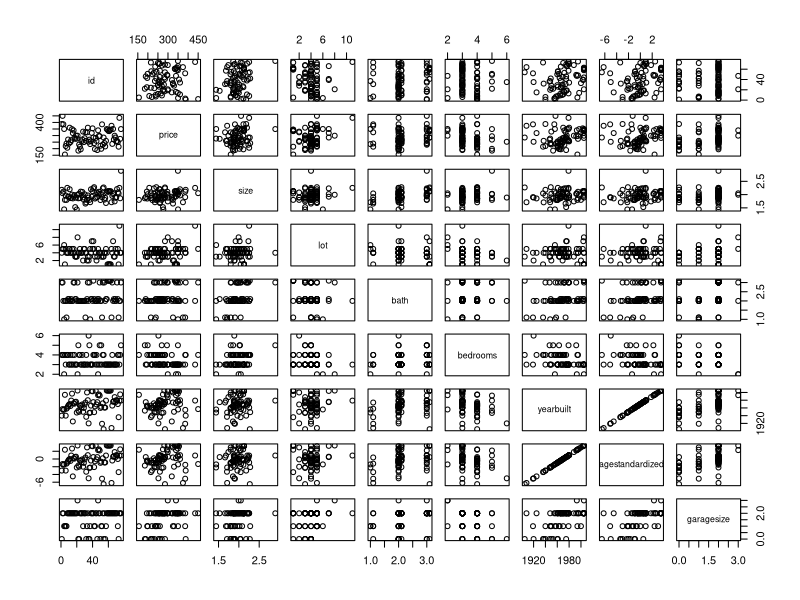
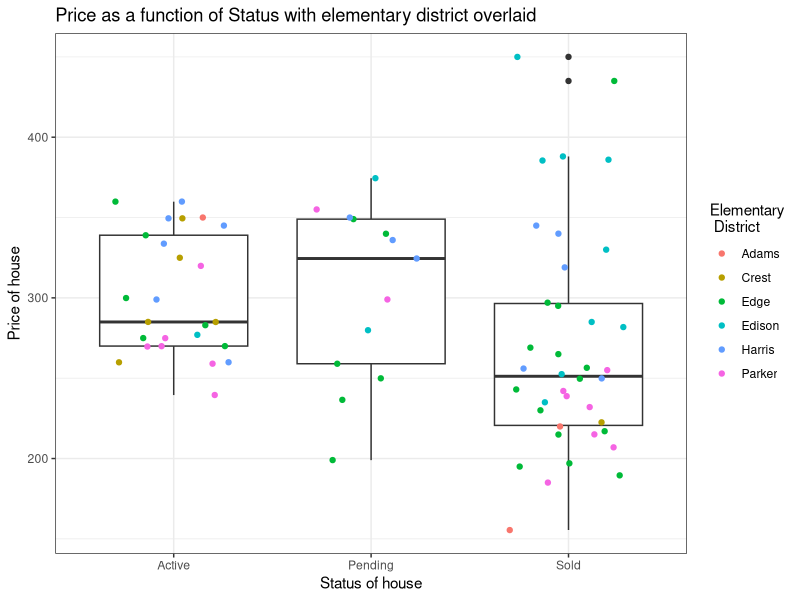
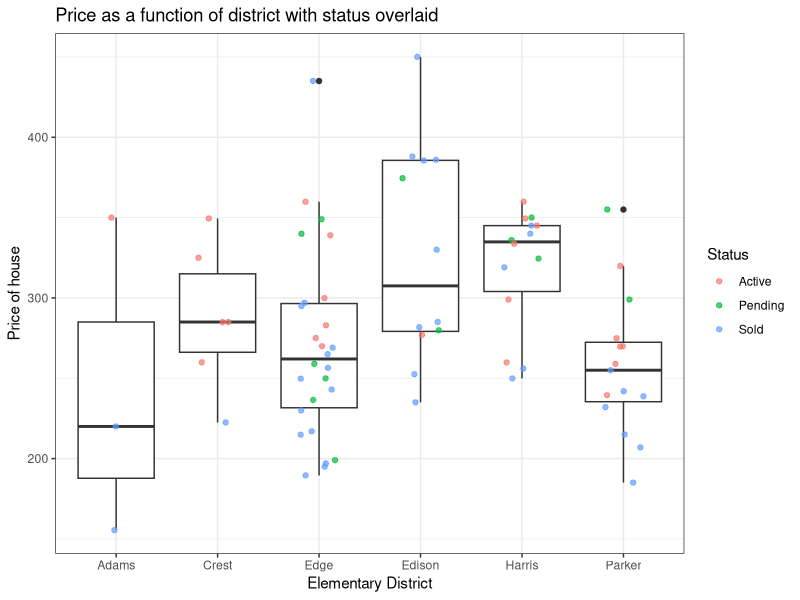
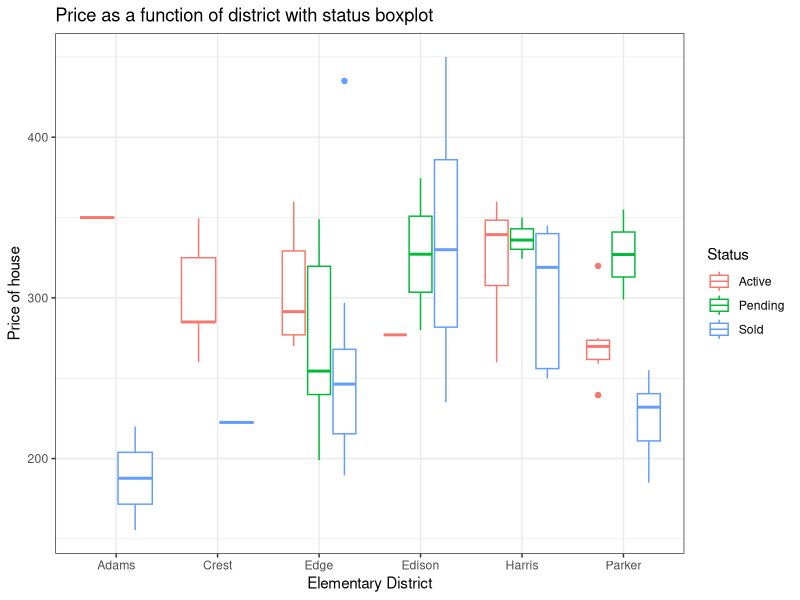
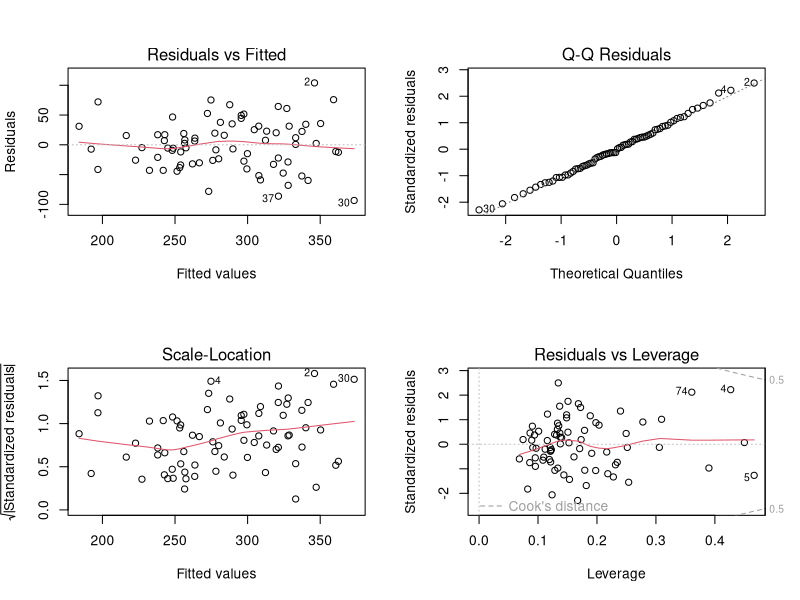
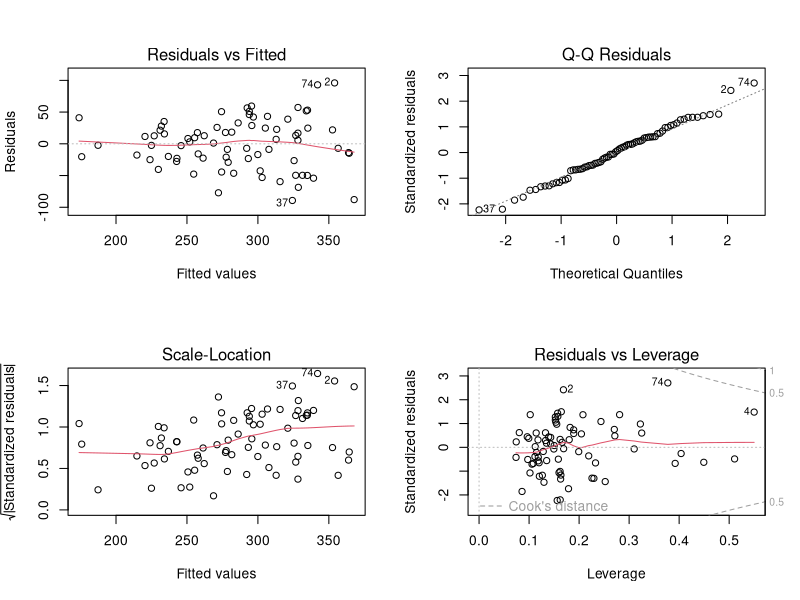
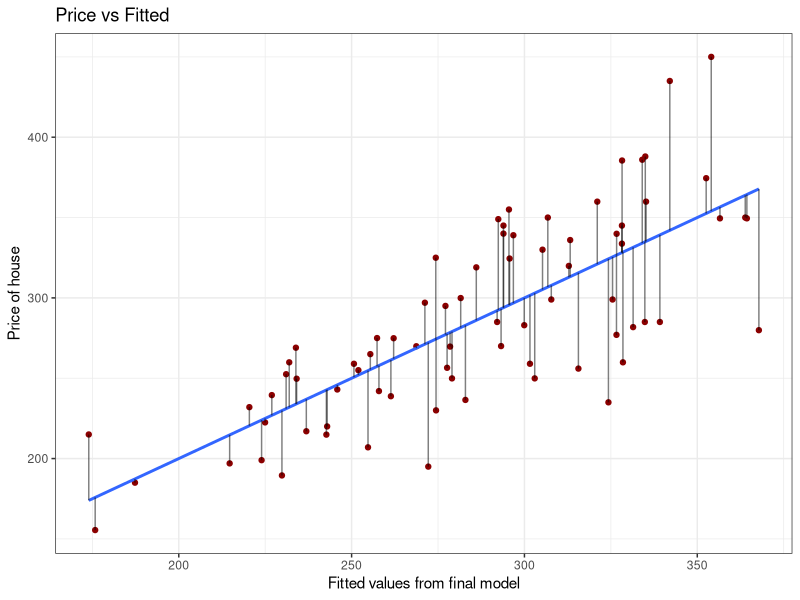

Generate these figures, in order, with R:
## ---- chunk 1
knitr::opts_chunk$set(echo = TRUE)
library(readxl)
library(tidyverse)
library(corrplot)
library(car)
library(broom)
## ---- chunk 2
# automatically create a bib database for R packages
knitr::write_bib(c(
  .packages(), 'bookdown', 'knitr', 'rmarkdown', 'tidyverse', 'base', 'readxl',
  'corrplot'
), 'packages.bib')
## ---- chunk 3
house <- read_xlsx("data/Housing.xlsx")
## ---- chunk 4
summary(house)
glimpse(house)
## ---- chunk 5
# Only report the column of price
(cor(house[1:9])[,2])
## ---- chunk 6
pairs(house[1:9])
## ---- chunk 7
# Make house status and elementry school a factor
house$status <- as.factor(house$status)
levels(house$status) <- c(act = "Active", pen = "Pending", sld = "Sold")
house$elem <- as.factor(house$elem)
levels(house$elem) <- c(adams = "Adams", crest = "Crest", edge = "Edge", edison = "Edison", 
                        harris = "Harris", parker = "Parker")
## ---- chunk 8
ggplot(house) + 
  geom_boxplot(aes(status, price)) + 
  geom_jitter(aes(status, price, color = elem), width = 0.3) +
  theme_bw() + 
  xlab("Status of house") + 
  ylab("Price of house") + 
  ggtitle("Price as a function of Status with elementary district overlaid") +
  labs(color = "Elementary\n District")  
## ---- chunk 9
ggplot(house) + 
  geom_boxplot(aes(elem, price)) +
  geom_jitter(aes(elem, price, color = status), width = 0.2, alpha = 0.7) + 
  theme_bw() + 
  xlab("Elementary District") + 
  ylab("Price of house") + 
  ggtitle("Price as a function of district with status overlaid") +
  labs(color = "Status")  
## ---- chunk 10
ggplot(house) + 
  geom_boxplot(aes(elem, price, color = status)) +
  theme_bw() + 
  xlab("Elementary District") + 
  ylab("Price of house") + 
  ggtitle("Price as a function of district with status boxplot") +
  labs(color = "Status")  
## ---- chunk 11
# Elements that seem most important based upon data exploration
summary(model1 <- lm(price ~ lot + bedrooms + garagesize + yearbuilt + size + status + elem, house))
## ---- chunk 12
par(mfrow = c(2,2))
plot(model1)
## ---- chunk 13
vif(model1)
## ---- chunk 14
house[c(74, 4, 5, 37), ]

house %>% 
  filter(bedrooms <= 2)

house %>% 
  filter(lot > 7)

house %>% 
  filter(lot < 2)
## ---- chunk 15
summary(model2 <- lm(price ~ bedrooms + bath + garagesize + status + 
                       elem + size + lot + bedrooms:bath, house))
## ---- chunk 16
par(mfrow = c(2,2))
plot(model2)
## ---- chunk 17
anova(model1, model2)
## ---- chunk 18
summary(lm(price ~., house))
summary(model2)
## ---- chunk 19
amod2 <- augment(model2)
ggplot(amod2, aes(.fitted, price)) +
  geom_point(color = "darkred") +
  geom_smooth(method = "lm", se = FALSE) +
  geom_segment(aes(x = .fitted, xend = .fitted, y = price, yend = .fitted), alpha = 0.5) +
  theme_bw() +
  xlab("Fitted values from final model") + 
  ylab("Price of house") + 
  ggtitle("Price vs Fitted")
## ---- chunk 20
# Confidence intervals for entire model2
confint(model2)
## ---- chunk 21
house_mean <-  data.frame(bedrooms = mean(house$bedrooms), bath = mean(house$bath), 
                          garagesize = mean(house$bath), status = "Sold", 
                          elem = "Edge", size = mean(house$size), lot = mean(house$lot))
# Confidence Interval for house2
predict(model2, house_mean, interval = "confidence")
## ---- chunk 22
house2 = data.frame(bedrooms = 3, bath = 2, garagesize = 2, status = "Active",
                    elem = "Edge", size = 1.7, lot = 4)
# Prediction Interval for house2
predict(model2, house2, interval = "predict")
